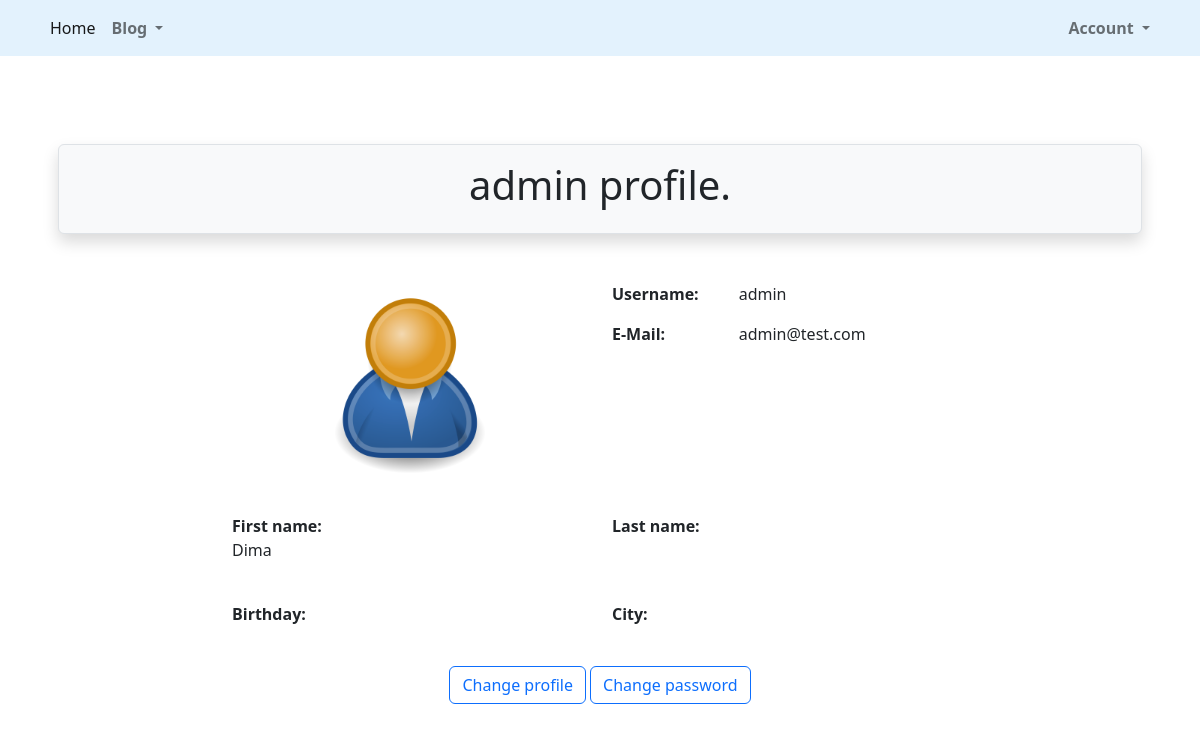
The page /accounts/profile/ (signed in) on the database its author committed.
### src/accounts/models.py (models this page shows, shortened)
class User(AbstractUser):
    is_activated = models.BooleanField(default=True, db_index=True)
    avatar = models.ImageField(upload_to=avatar_place, default='profile/default.png')
    birthday = models.DateField(null=True, blank=True)
    city = models.CharField(max_length=50, null=True, blank=True)
    class Meta(AbstractUser.Meta):
        db_table = 'user'

### src/accounts/views.py (the view)
# urls.py: path('profile/', user_profile_view, name='profile'),
def user_profile_view(request):
    return render(request, 'accounts/user_profile.html')

### src/accounts/templates/accounts/user_profile.html (shortened to what this page needs)
{% extends 'base.html' %}
{% load crispy_forms_tags %}
{% block header %}
    {{ user.username }} profile.
{% endblock %}
{% block content %}
    <div class="row">
        <div class="col-2"></div>
        <div class="col">
            <div class="row">
                <div class="col-6 text-center">
                    <img class="rounded-circle p-1 m-1" width="200" height="200" src="{{ user.avatar.url }}"
                         alt="avatar">
                </div>
                <div class="col-6">
                    <div class="row">
                        <label for="username" class="col-4"><strong>Username:</strong></label>
                        <div class="col-8">
                            <p id="username">{{ user.username }}</p>
                        </div>
                    </div>
                    <div class="row">
                        <label for="email" class="col-4"><strong>E-Mail:</strong></label>
                        <div class="col-8">
                            <p id="email">{{ user.email }}</p>
                        </div>
                    </div>
                </div>
            </div>
            <div class="row mt-4">
                <div class="col-6">
                    <label for="firstname" class="col-4"><strong>First name:</strong></label>
                    <div class="col-8">
                        <p id="firstname">{{ user.first_name }}</p>
                    </div>
                </div>
                <div class="col-6">
                    <label for="lastname" class="col-4"><strong>Last name:</strong></label>
                </div>
            </div>
            <div class="row mt-4">
                <div class="col-6">
                    <label for="birthday" class="col-4"><strong>Birthday:</strong></label>
                </div>
                <div class="col-6">
                    <label for="city" class="col-4"><strong>City:</strong></label>
                </div>
            </div>
            <div class="row mt-4 text-center">
                <div class="col">
                    <a class="btn btn-outline-primary" href="{% url 'accounts:profile_update' %}">Change profile</a>
                    <a class="btn btn-outline-primary" href="{% url 'password_change' %}">Change password</a>
                </div>
            </div>
        </div>
        <div class="col-2"></div>
    </div>
{% endblock %}

### rows shown on the page
User: username "admin", avatar (placeholder picture), email "admin@test.com", first_name "Dima"
